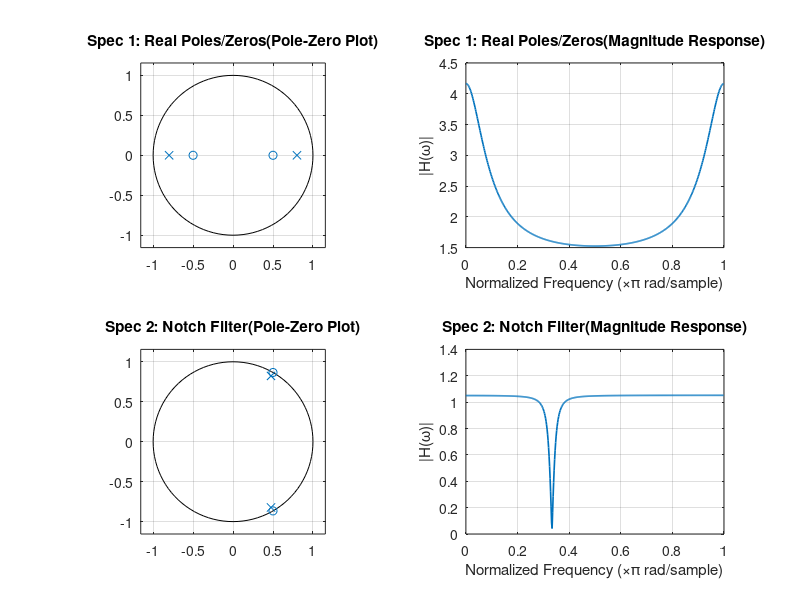

Write MATLAB code to recreate this figure.
clc; close all;
test_cases = {
    {[0.5; -0.5], [0.8; -0.8], 2, 'Spec 1: Real Poles/Zeros'}, ...
    {[exp(1i*pi/3); exp(-1i*pi/3)], [0.95*exp(1i*pi/3); 0.95*exp(-1i*pi/3)], 1, 'Spec 2: Notch Filter'}
    };

for i = 1:length(test_cases)
    z = test_cases{i}{1};
    p = test_cases{i}{2};
    k = test_cases{i}{3};
    label = test_cases{i}{4};
    [b, a] = zp2tf(z, p, k);
    disp('Numerator (b):'); disp(b);
    disp('Denominator (a):'); disp(a);
    subplot(2, 2, 2*i - 1);
    zplane(b, a);
    title([label, '(Pole-Zero Plot)']); grid on;

    subplot(2, 2, 2*i);
    [H, w] = freqz(b, a);
    plot(w/pi, abs(H), 'LineWidth', 1.2);
    title([label, '(Magnitude Response)']);
    xlabel('Normalized Frequency (\times\pi rad/sample)');
    ylabel('|H(\omega)|'); grid on;
end
